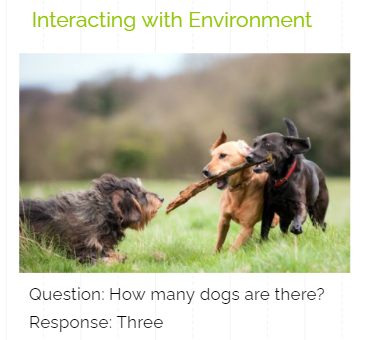
#> input picture commonsense questions.PNG, 367 x 340 px
$ python -i ocr.py   (imports and definitions only)
#> lines starting #> are read from the running program, lines starting #| are printed output that depends on the picture; after the words box and inside, x2 and y2 are one past the last pixel; in counts of white or black regions, pixels touching at a corner belong together
import pytesseract
import cv2

def preprocess_ocr_text(text):
    text = text.lower().replace("\n"," ").strip()
    return text

def get_name_fom_image(img_path, tesseract_file_path="C:/Program Files/Tesseract-OCR/tesseract.exe", preprocess_text_function=preprocess_ocr_text):

#> called with img_path = 'commonsense questions.PNG'
    img = cv2.imread(img_path)
#> img is the input picture: shape (340, 367, 3); mean B, G, R 166.7, 185.1, 187.1
    pytesseract.pytesseract.tesseract_cmd = tesseract_file_path
#     img = subimg(img, u=0.7)

    # Convert the image to gray scale
    gray = cv2.cvtColor(img, cv2.COLOR_BGR2GRAY)
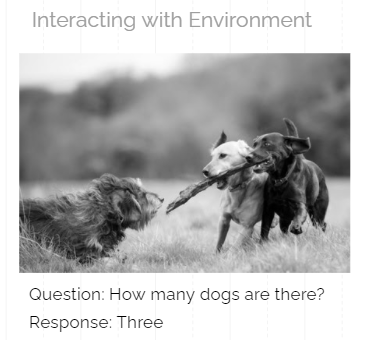
#> gray: shape (340, 367); min 0, max 255, mean 183.6

    # Performing OTSU threshold
    ret, thresh1 = cv2.threshold(gray, 0, 255, cv2.THRESH_BINARY)
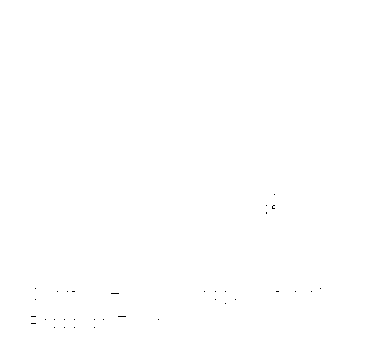
#> thresh1: shape (340, 367); 99.9% white; black in thin lines or dots, all inside (x1, y1, x2, y2) = (31, 194, 321, 328)

    rect_kernel = cv2.getStructuringElement(cv2.MORPH_RECT, (18, 18))

    # Appplying dilation on the threshold image
    dilation = cv2.dilate(thresh1, rect_kernel, iterations = 1)
#> dilation: shape (340, 367); every value is 255
    # dilation = thresh1

    # Finding contours
    contours, hierarchy = cv2.findContours(dilation, cv2.RETR_EXTERNAL,
                                                     cv2.CHAIN_APPROX_NONE)
#> contours = 1 contour; box (x1, y1, x2, y2) and area: (0, 0, 367, 340) 124074

    # Creating a copy of image
    im2 = img.copy()
    text = None
    for cnt in contours:
        x, y, w, h = cv2.boundingRect(cnt)

        # Drawing a rectangle on copied image
        rect = cv2.rectangle(im2, (x, y), (x + w, y + h), (0, 255, 0), 2)

        # Cropping the text block for giving input to OCR
        cropped = im2[y:y + h, x:x + w]

        # Apply OCR on the cropped image
        text = pytesseract.image_to_string(cropped)
        text = preprocess_text_function(text)
#> this loop made 1 pass

    return text

#> (the run stopped early here; a loop or call above may not have finished)

$ run again, on navigation.PNG
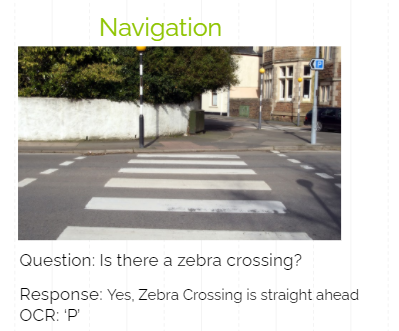
#> input picture navigation.PNG, 399 x 331 px
#> in get_name_fom_image, img is the input picture: shape (331, 399, 3); mean B, G, R 187.5, 192.7, 194.5
#> in get_name_fom_image, `gray = cv2.cvtColor(img, cv2.COLOR_BGR2GRAY)`:
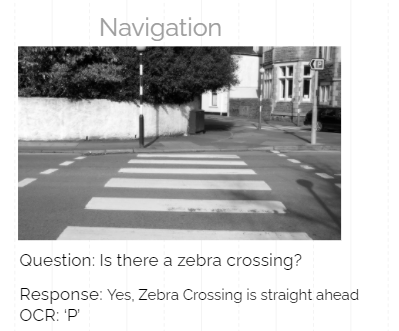
#> gray: shape (331, 399); min 0, max 255, mean 192.6
#> thresh1: shape (331, 399); 99.9% white; black in thin lines or dots, all inside (x1, y1, x2, y2) = (22, 58, 294, 317)
#> dilation: shape (331, 399); every value is 255
#> contours = 1 contour; box (x1, y1, x2, y2) and area: (0, 0, 399, 331) 131340
#> the loop in get_name_fom_image, `for cnt in contours:` made 1 pass
#> pass 1, in get_name_fom_image, `rect = cv2.rectangle(im2, (x, y), (x + w, y + h), (0, 255, 0), 2)`:
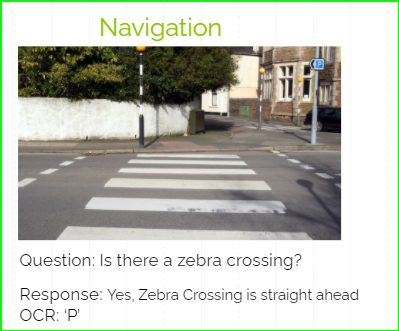
#> rect: shape (331, 399, 3); mean B, G, R 183.3, 192.7, 190.3
